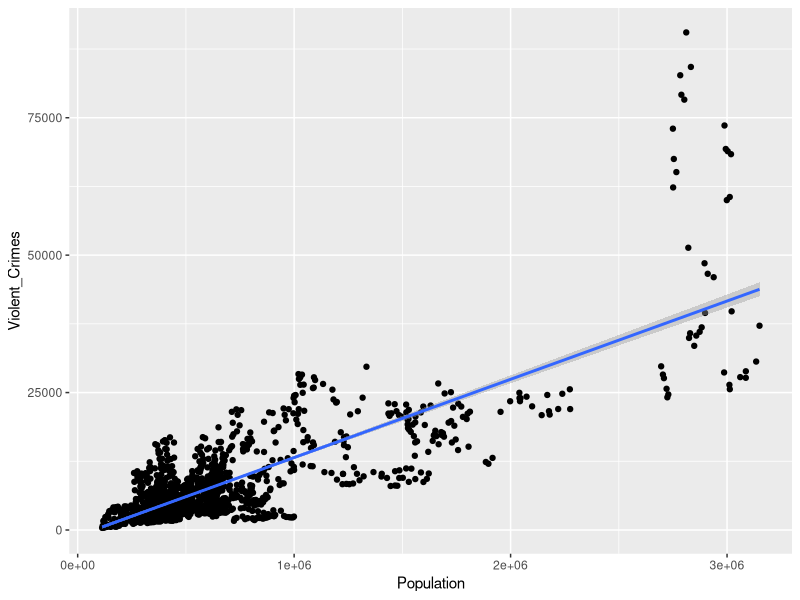
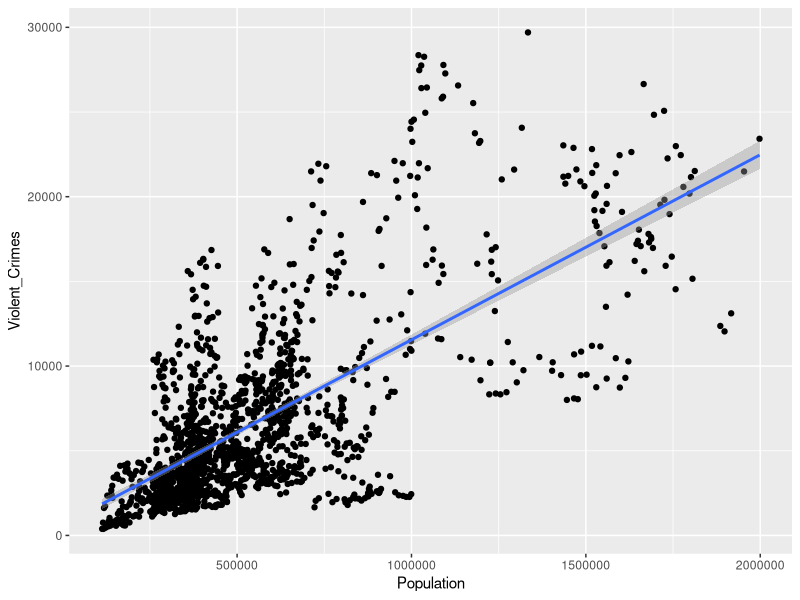
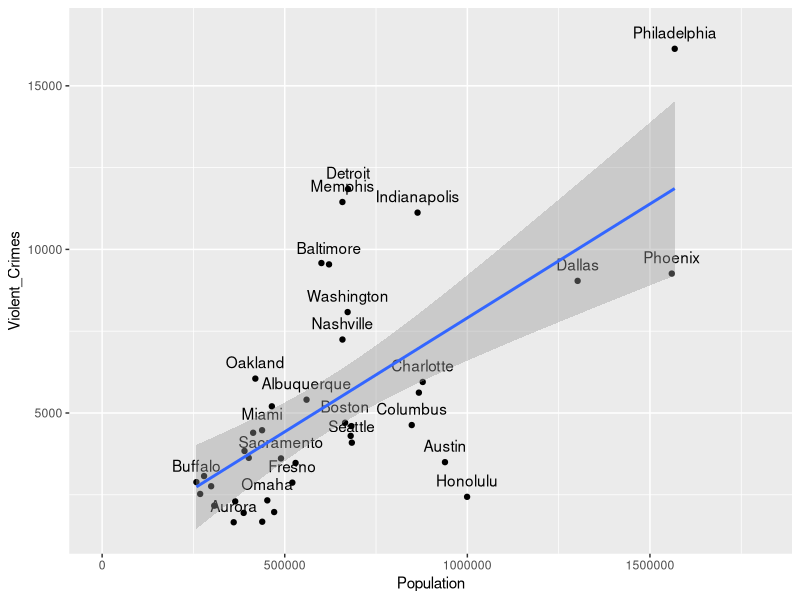

Generate these figures, in order, with R:
## ---- chunk 1
knitr::opts_chunk$set(echo = TRUE)
## ---- chunk 2
library(tidyverse)
library(Hmisc)
## ---- chunk 3
crime <- read_csv("../R_scripts/data_files/crime_dataset.csv")
head(crime)
## ---- chunk 4
crime <- separate(crime, 'City, State', into=c("City", "State"))
head(crime)
## ---- chunk 5
colnames(crime)[2] <- "House_price"
colnames(crime)[6] <- "Violent_Crimes"
head(crime)
## ---- chunk 6
ggplot(crime, aes(x = Population, y = Violent_Crimes)) + 
  geom_point() + 
  geom_smooth(method = "lm")
## ---- chunk 7
rcorr(crime$Population, crime$Violent_Crimes)
## ---- chunk 8
crime_filtered <- filter(crime, Population < 2000000)
## ---- chunk 9
ggplot(crime_filtered, aes(x = Population, y = Violent_Crimes)) + 
  geom_point() + 
  geom_smooth(method = "lm")
## ---- chunk 10
rcorr(crime_filtered$Population, crime_filtered$Violent_Crimes)
## ---- chunk 11
crime_filtered <- filter(crime_filtered, Year == 2015)
## ---- chunk 12
ggplot(crime_filtered, aes(x = Population, y = Violent_Crimes, label = City)) + 
  geom_point() + 
  geom_text(nudge_y = 500, check_overlap = TRUE) + 
  geom_smooth(method = "lm") + 
  xlim(0,1800000)
## ---- chunk 13
rcorr(crime_filtered$Population, crime_filtered$Violent_Crimes)
## ---- chunk 14
model1 <- lm(Violent_Crimes ~ 1, data = crime_filtered)
model2 <- lm(Violent_Crimes ~ Population, data = crime_filtered)
## ---- chunk 15
anova(model1, model2)
## ---- chunk 16
summary(model2)
